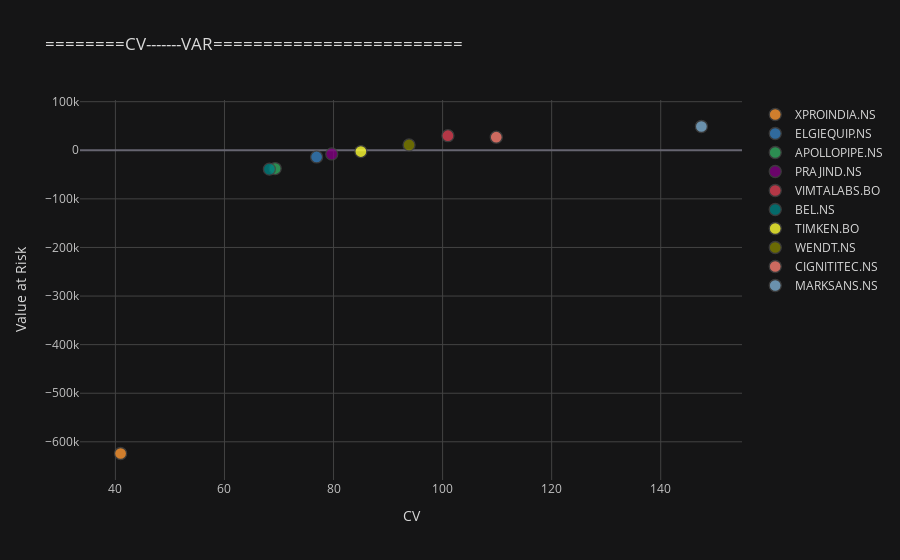

The notebook cell this image was saved under:
### Code cell
df2.iplot(kind="scatter",
              x="CV", y='Value at Risk',
              mode='markers',
              xTitle="CV", yTitle="Value at Risk",
              title="========CV-------VAR=========================", categories="Ticker",theme="solar")

### Figure 1 — Plotly figure (JSON) as saved in the notebook; plotly's stock layout.template omitted (floating-point values rounded to 4 significant figures)
{"data": [{"marker": {"color": "rgba(255, 153, 51, 1.0)", "line": {"width": 1.3}, "opacity": 0.8, "size": 12, "symbol": "circle"}, "mode": "markers", "name": "XPROINDIA.NS", "textfont": {"color": "#D9D9D9"}, "type": "scatter", "x": [40.95], "y": [-624100.0]}, {"marker": {"color": "rgba(55, 128, 191, 1.0)", "line": {"width": 1.3}, "opacity": 0.8, "size": 12, "symbol": "circle"}, "mode": "markers", "name": "ELGIEQUIP.NS", "textfont": {"color": "#D9D9D9"}, "type": "scatter", "x": [76.9], "y": [-13750.0]}, {"marker": {"color": "rgba(50, 171, 96, 1.0)", "line": {"width": 1.3}, "opacity": 0.8, "size": 12, "symbol": "circle"}, "mode": "markers", "name": "APOLLOPIPE.NS", "textfont": {"color": "#D9D9D9"}, "type": "scatter", "x": [69.3], "y": [-37560.0]}, {"marker": {"color": "rgba(128, 0, 128, 1.0)", "line": {"width": 1.3}, "opacity": 0.8, "size": 12, "symbol": "circle"}, "mode": "markers", "name": "PRAJIND.NS", "textfont": {"color": "#D9D9D9"}, "type": "scatter", "x": [79.67], "y": [-7543.0]}, {"marker": {"color": "rgba(219, 64, 82, 1.0)", "line": {"width": 1.3}, "opacity": 0.8, "size": 12, "symbol": "circle"}, "mode": "markers", "name": "VIMTALABS.BO", "textfont": {"color": "#D9D9D9"}, "type": "scatter", "x": [101.0], "y": [30010.0]}, {"marker": {"color": "rgba(0, 128, 128, 1.0)", "line": {"width": 1.3}, "opacity": 0.8, "size": 12, "symbol": "circle"}, "mode": "markers", "name": "BEL.NS", "textfont": {"color": "#D9D9D9"}, "type": "scatter", "x": [68.24], "y": [-38800.0]}, {"marker": {"color": "rgba(255, 255, 51, 1.0)", "line": {"width": 1.3}, "opacity": 0.8, "size": 12, "symbol": "circle"}, "mode": "markers", "name": "TIMKEN.BO", "textfont": {"color": "#D9D9D9"}, "type": "scatter", "x": [85.01], "y": [-2683.0]}, {"marker": {"color": "rgba(128, 128, 0, 1.0)", "line": {"width": 1.3}, "opacity": 0.8, "size": 12, "symbol": "circle"}, "mode": "markers", "name": "WENDT.NS", "textfont": {"color": "#D9D9D9"}, "type": "scatter", "x": [93.85], "y": [11050.0]}, {"marker": {"color": "rgba(251, 128, 114, 1.0)", "line": {"width": 1.3}, "opacity": 0.8, "size": 12, "symbol": "circle"}, "mode": "markers", "name": "CIGNITITEC.NS", "textfont": {"color": "#D9D9D9"}, "type": "scatter", "x": [109.8], "y": [26910.0]}, {"marker": {"color": "rgba(128, 177, 211, 1.0)", "line": {"width": 1.3}, "opacity": 0.8, "size": 12, "symbol": "circle"}, "mode": "markers", "name": "MARKSANS.NS", "textfont": {"color": "#D9D9D9"}, "type": "scatter", "x": [147.5], "y": [48960.0]}], "layout": {"legend": {"bgcolor": "#151516", "font": {"color": "#D9D9D9"}}, "paper_bgcolor": "#151516", "plot_bgcolor": "#151516", "title": {"font": {"color": "#D9D9D9"}, "text": "========CV-------VAR========================="}, "xaxis": {"gridcolor": "#434343", "showgrid": true, "tickfont": {"color": "#C2C2C2"}, "title": {"font": {"color": "#D9D9D9"}, "text": "CV"}, "zerolinecolor": "#666570"}, "yaxis": {"gridcolor": "#434343", "showgrid": true, "tickfont": {"color": "#C2C2C2"}, "title": {"font": {"color": "#D9D9D9"}, "text": "Value at Risk"}, "zerolinecolor": "#666570"}}}
